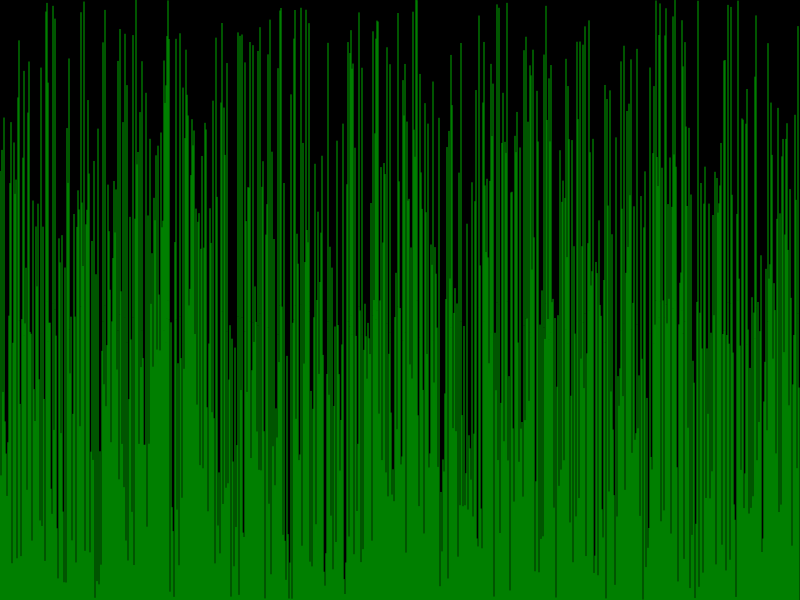
Frame 1 (no input)
Frame 60 (no input): identical to frame 1, image omitted
Frame 120 (the mouse pressed at the canvas centre since frame 60): identical to frame 1, image omitted

The p5.js sketch that drew this single still picture (run headless with seeded random() and noise() and a simulated clock; from frame 60 on, the mouse is pressed at the canvas centre):

// p5.js sketch
// ── sketch.js
let settings = {
	width: 800,
	height: 600,
	colors: {
		background: undefined,//color('#000'),
		element: undefined,//color('#0f0')
		unsorted: undefined,
		lastSwap: undefined,
		sorted: undefined,
		lookingAt: undefined,
	},
	stepsPerFrame: 10,
}

let array = [];
let currentSortingAlgorithm = undefined;
let isSorted = false;

let createNewArray = function() {
	currentSortingAlgorithm = undefined;
	isSorted = false;
	array = [];
	for(let i = 0; i < settings.width; i++) {
		array.push(random());
	}
}
let bubbleSort = {
	i: undefined,
	j: undefined,
	lastSwapI: undefined,
	lastSwapJ: undefined,
	start: function() {
		bubbleSort.i = array.length-1;
		bubbleSort.j = 1;
		currentSortingAlgorithm = bubbleSort;
	},
	step: function() {
		let j = bubbleSort.j;
		let i = bubbleSort.i;
		if(array[j-1] > array[j]) {
			let temp = array[j-1];
			array[j-1] = array[j];
			array[j] = temp;
			bubbleSort.lastSwapI = j-1;
			bubbleSort.lastSwapJ = j;
		}
		j++;
		if(j > i) {
			i--;
			j = 1;
			if(i < 0) {
				currentSortingAlgorithm = undefined;
				isSorted = true;
			}
		}
		bubbleSort.j = j;
		bubbleSort.i = i;
	},
	lineColor: function(index) {
		if(bubbleSort.lastSwapI !== undefined && (index == bubbleSort.lastSwapI || index == bubbleSort.lastSwapJ)) {
			return settings.colors.lastSwap;
		}
		if(index > bubbleSort.i) {
			return settings.colors.sorted;	
		}
		return settings.colors.unsorted;
	}
}

let selectionSort = {
	minIdx: undefined,
	i: undefined,
	j: undefined,
	lastSwapIndex: undefined,
	start: function() {
		selectionSort.i = 0;
		selectionSort.j = 1;
		selectionSort.minIdx = 0;
		currentSortingAlgorithm = selectionSort;
	},
	step: function() {
		let j = selectionSort.j;
		let i = selectionSort.i;
		let minIdx = selectionSort.minIdx;
		if(array[j] < array[minIdx]) {
			minIdx = j;
		}
		j++;
		if(j >= array.length) {
			temp = array[i];
			array[i] = array[minIdx];
			array[minIdx] = temp;
			i++;
			j = i+1;
			selectionSort.lastSwapIndex = minIdx;
		}
		if(i >= array.length) {
			currentSortingAlgorithm = undefined;
			isSorted = true;
		}
		selectionSort.i = i;
		selectionSort.j = j;
		selectionSort.minIdx = minIdx;
	},
	lineColor: function(index) {
		if(index < selectionSort.i-1) {
			return settings.colors.sorted;
		}
		if(index === selectionSort.minIdx || index ===  selectionSort.j) {
			return settings.colors.lookingAt;
		}
		if(index === selectionSort.i-1 || index === selectionSort.lastSwapIndex) {
			return settings.colors.lastSwap;
		}
		return settings.colors.unsorted;
	}	
}
let insetionSort = {
	i: undefined,
	j: undefined,
	el: undefined,
	lastSwapI: undefined,
	start: function() {
		currentSortingAlgorithm = insetionSort;
		insetionSort.i = 1;
		insetionSort.el = array[i];
		insetionSort.j = 1;
	},
	step: function() {
		let j = insetionSort.j;
		let i = insetionSort.i;
		let el = insetionSort.el;

		if(j>0 && array[j-1]>el) {
			array[j] = array[j-1];
			j--;
		} else {
			array[j] = el;
			insetionSort.lastSwapI = j;
			i++;
			el = array[i];
			j = i;
			if( i >= array.length) {
				currentSortingAlgorithm = undefined;
				isSorted = true;
			}
		}
		insetionSort.i = i;
		insetionSort.j = j;
		insetionSort.el = el;
	},
	lineColor: function(index) {
		if(index === insetionSort.lastSwapI) {
			return settings.colors.lastSwap;
		}
		if(index === insetionSort.j) {
			return settings.colors.lookingAt;
		}
		if(index < insetionSort.i) {
			return settings.colors.sorted;
		}
		return settings.colors.unsorted;
	}
}
let mergeSort = {
	left: undefined,
	right: undefined,
	l: undefined,
	r: undefined,
	stack: undefined,
	stackI: undefined,
	start: function() {
		currentSortingAlgorithm = mergeSort;
		isSorted = false;
		mergeSort.stack = [{isSorted:false, si: 0, ei:array.length-1}];
		mergeSort.stackI = 0;
	},
	step: function() {
		console.log('looking at '+mergeSort.stackI+' / '+mergeSort.stack.length);
		if(mergeSort.stack[mergeSort.stackI].isSorted) {

			if(mergeSort.stackI+1 >= mergeSort.stack.length) {
				currentSortingAlgorithm = undefined;
				return;
			}
			if(mergeSort.stack[mergeSort.stackI+1].isSorted) {
				currentSortingAlgorithm = undefined;
			} else {
				mergeSort.stackI++;
			}
			/*mergeSort.stackI++;
			if(mergeSort.stackI >= mergeSort.stack.length) {
				if(mergeSort.stack.length === 1) {
					currentSortingAlgorithm = undefined;
					isSorted = true;
				} else {
					//start merching the sorted stacks

				}
			}*/
		} else { //splitting out the recusive nature of merge sort so it will be animatable
			let stackData = mergeSort.stack[mergeSort.stackI]
			let stackLength = stackData.ei - stackData.si
			if(stackLength > 0) { //split and push a stack
				let mid = Math.floor(stackLength / 2);
				let left = {isSorted:false, si: stackData.si, ei:stackData.si+mid};
				let right = {isSorted:false, si: stackData.si+mid+1, ei:stackData.ei};
				//now remove the to big unsorted stack and replace with these two 
				mergeSort.stack.splice(mergeSort.stackI,1);
				mergeSort.stack.push(left);
				mergeSort.stack.push(right);
			} else { // call the emelent sorted cuase there is only 1 entry
				mergeSort.stack[mergeSort.stackI].isSorted = true;
			}
		}

	},
	merge: function(left,right) {

	},
	lineColor: function() {
		return settings.colors.unsorted;
	}
}

let speedSlider;
function setup() {
	settings.colors.background = color('#000');
	settings.colors.sorted = color('#0f0');
	settings.colors.lastSwap = color('#f00');
	settings.colors.unsorted = color('#0a0');
	settings.colors.lookingAt = color('#ff0');
  	// put setup code here
  	createCanvas(settings.width,settings.height);
  	background(settings.colors.background);
  	createNewArray();


  	createElement('br');
  	speedSlider = createSlider(1,settings.width,settings.stepsPerFrame);
  	
  	createElement('br');

  	let bubbleSortBtn = createElement('button', 'Bubble Sort');
  	bubbleSortBtn.mouseClicked(bubbleSort.start)

  	createElement('br');
  	let selectionSortBtn = createElement('button', 'Selection Sort');
  	selectionSortBtn.mouseClicked(selectionSort.start);

  	createElement('br');
  	let insetionSortBtn = createElement('button', 'Insertion Sort');
  	insetionSortBtn.mouseClicked(insetionSort.start);
}

function draw() {
	settings.stepsPerFrame = speedSlider.value();
	background(settings.colors.background)
  	stroke(settings.colors.unsorted);
	if(isSorted) {
  		stroke(settings.colors.sorted);
	}
  	strokeWeight(1);
  	for(let i = 0; i < array.length; i++) {
  		if(currentSortingAlgorithm !== undefined) {

  			stroke(currentSortingAlgorithm.lineColor(i));
  		}
  		line(i,settings.height,i,settings.height-array[i]*settings.height);
  	}
  	if(currentSortingAlgorithm !== undefined) {
  		for(let i = 0; i < settings.stepsPerFrame; i++) {
  			if(currentSortingAlgorithm !== undefined) {
  				currentSortingAlgorithm.step();
  			}
  		}
  	}
}
